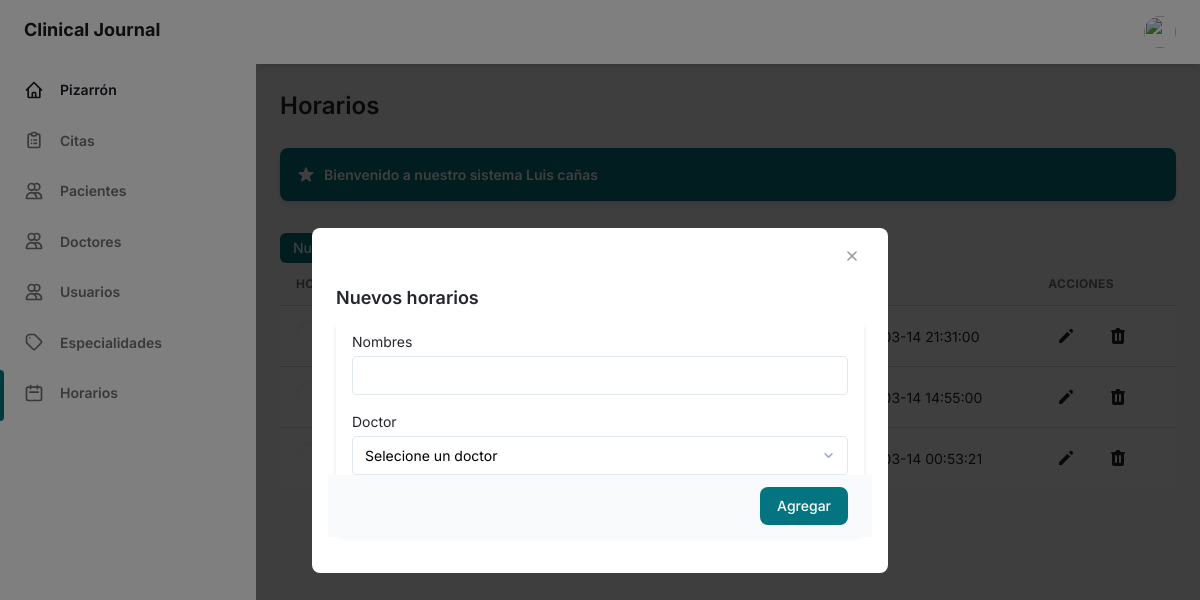
Page /folder/horario.php (signed in) on the committed database.
### tables this page shows
CREATE TABLE `horario` (
  `idhora` int(11) NOT NULL,
  `nomhora` varchar(25) NOT NULL,
  `coddoc` int(11) NOT NULL,
  `estado` char(1) NOT NULL,
  `fere` timestamp NOT NULL DEFAULT current_timestamp() ON UPDATE current_timestamp()
);

### controlador/horariocontrolador.php (called while the page is built, shortened)
<?php
require_once '../modelo/modelohorario.php';
class horariocontrolador{
    function mostrar(){
        $horario=new Modelo();
        $dato=$horario->mostrar("horario", "1");
        require_once '../vista/horario/mostrar.php';
    }
    }

### modelo/modelohorario.php (called while the page is built, shortened)
<?php
class Modelo{
  private $horario;
  private $db;
  public function __construct(){
      $this->horario=array();
      $this->db=new PDO('mysql:host=localhost;dbname=proyecto_clinica',"root","");
  }
  public function mostrar($tabla,$condicion){
      $consulta="SELECT horario.idhora,horario.nomhora, doctor.coddoc, doctor.dnidoc, doctor.nomdoc, doctor.apedoc, doctor.telefo, horario.estado, horario.fere  FROM horario INNER JOIN doctor ON horario.coddoc = doctor.coddoc WHERE horario.estado='1'";
      $resultado=$this->db->query($consulta);
      while ($tabla=$resultado->fetchAll(PDO::FETCH_ASSOC)) {
          $this->horario[]=$tabla;
      }
      return $this->horario;
    }
}
 ?>

### vista/horario/mostrar.php (the view, shortened to what this page needs)
<!DOCTYPE html>
<html :class="{ 'theme-dark': dark }" x-data="data()" lang="en">
<head>
    <link rel="stylesheet" href="../assets/css/tailwind.output.css" />
</head>
<body>
    <div class="flex h-screen bg-gray-50 dark:bg-gray-900" :class="{ 'overflow-hidden': isSideMenuOpen }">
        <aside class="z-20 hidden w-64 overflow-y-auto bg-white dark:bg-gray-800 md:block flex-shrink-0">
            <div class="py-4 text-gray-500 dark:text-gray-400">
                <a class="ml-6 text-lg font-bold text-gray-800 dark:text-gray-200" href="../vista/admin/pages-admin.php">
                    Clinical Journal
                </a>
                <ul class="mt-6">
                    <li class="relative px-6 py-3">
                        <a class="inline-flex items-center w-full text-sm font-semibold text-gray-800 transition-colors duration-150 hover:text-gray-800 dark:hover:text-gray-200 dark:text-gray-100" href="../vista/admin/pages-admin.php">
                            <span class="ml-4">Pizarrón</span>
                        </a>
                    </li>
                </ul>
                <ul>
                    <li class="relative px-6 py-3">
                        <a class="inline-flex items-center w-full text-sm font-semibold transition-colors duration-150 hover:text-gray-800 dark:hover:text-gray-200" href="appointment.php">
                            <span class="ml-4">Citas</span>
                        </a>
                    </li>
                    <li class="relative px-6 py-3">
                        <a class="inline-flex items-center w-full text-sm font-semibold transition-colors duration-150 hover:text-gray-800 dark:hover:text-gray-200" href="patients.php">
                            <span class="ml-4">Pacientes</span>
                        </a>
                    </li>
                    <li class="relative px-6 py-3">
                        <a class="inline-flex items-center w-full text-sm font-semibold transition-colors duration-150 hover:text-gray-800 dark:hover:text-gray-200" href="doctor.php">
                            <span class="ml-4">Doctores</span>
                        </a>
                    </li>
                    <li class="relative px-6 py-3">
                        <a class="inline-flex items-center w-full text-sm font-semibold transition-colors duration-150 hover:text-gray-800 dark:hover:text-gray-200" href="usuarios.php">
                            <span class="ml-4">Usuarios</span>
                        </a>
                    </li>
                    <li class="relative px-6 py-3">
                        <a class="inline-flex items-center w-full text-sm font-semibold transition-colors duration-150 hover:text-gray-800 dark:hover:text-gray-200" href="specialty.php">
                            <span class="ml-4">Especialidades</span>
                        </a>
                    </li>
                    <li class="relative px-6 py-3">
                        <span class="absolute inset-y-0 left-0 w-1 bg-teal-600 rounded-tr-lg rounded-br-lg" aria-hidden="true"></span>
                        <a class="inline-flex items-center w-full text-sm font-semibold transition-colors duration-150 hover:text-gray-800 dark:hover:text-gray-200" href="horario.php">
                            <span class="ml-4">Horarios</span>
                        </a>
                    </li>
                </ul>
            </div>
        </aside>
        <div class="flex flex-col flex-1 w-full">
            <header class="z-10 py-4 bg-white shadow-md dark:bg-gray-800">
                <div class="container flex items-center justify-between h-full px-6 mx-auto text-teal-600 dark:text-teal-300">
                    <ul class="flex items-center flex-shrink-0 space-x-6">
                        <li class="relative">
                            <button class="align-middle rounded-full focus:shadow-outline-teal focus:outline-none" @click="toggleProfileMenu" @keydown.escape="closeProfileMenu" aria-label="Account" aria-haspopup="true">
                                <img class="object-cover w-8 h-8 rounded-full" src="https://www.creativefabrica.com/wp-content/uploads/2019/02/Profile-Icon-by-arus-1-580x386.jpg" alt="" aria-hidden="true" />
                            </button>
                        </li>
                    </ul>
                </div>
            </header>
            <main class="h-full overflow-y-auto">
                <div class="container px-6 mx-auto grid">
                    <h2 class="my-6 text-2xl font-semibold text-gray-700 dark:text-gray-200">
                        Horarios
                    </h2>
                    <a class="flex items-center justify-between p-4 mb-8 text-sm font-semibold text-teal-100 bg-teal-600 rounded-lg shadow-md focus:outline-none focus:shadow-outline-teal" style="cursor: pointer;">
                        <div class="flex items-center">
                            <span class="text-white">Bienvenido a nuestro sistema <?php echo ucfirst($_SESSION['nombre']); ?></span>
                        </div>
                    </a>
                    <div>
                        <button @click="openModal" class="px-3 py-1 text-sm font-medium leading-5 text-white transition-colors duration-150 bg-teal-600 border border-transparent rounded-md active:bg-teal-600 hover:bg-teal-700 focus:outline-none focus:shadow-outline-teal">
                            Nuevo horario
                        </button>
                        <button onclick="window.location.href='../vista/horario/reporte.php'" class="px-3 py-1 text-sm font-medium leading-5 text-white transition-colors duration-150 bg-teal-600 border border-transparent rounded-md active:bg-teal-600 hover:bg-teal-700 focus:outline-none focus:shadow-outline-teal">
                        </button>
                    </div>
                    <div class="w-full overflow-x-auto">
                        <table class="w-full whitespace-no-wrap" id="myTable">
                            <thead>
                                <tr class="text-xs font-semibold tracking-wide text-left text-gray-500 uppercase border-b dark:border-gray-700 bg-gray-50 dark:text-gray-400 dark:bg-gray-800">
                                    <th class="px-4 py-3">Horarios</th>
                                    <th class="px-4 py-3">Doctor</th>
                                    <th class="px-4 py-3">Estado</th>
                                    <th class="px-4 py-3">Fecha</th>
                                    <th class="px-4 py-3">Acciones</th>
                                </tr>
                            </thead>
                            <tbody class="bg-white divide-y dark:divide-gray-700 dark:bg-gray-800">
                                <?php
                                foreach ($dato as $key => $value) {
                                    foreach ($value as $va) { ?>
                                        <tr class="text-gray-700 dark:text-gray-400">
                                            <td class="px-4 py-3">
                                                <div class="flex items-center text-sm">
                                                    <div class="relative hidden w-8 h-8 mr-3 rounded-full md:block">
                                                        <div class="absolute inset-0 rounded-full shadow-inner" aria-hidden="true"></div>
                                                    </div>
                                                    <div>
                                                        <p class="font-semibold"><?php echo $va['nomhora']; ?></p>
                                                    </div>
                                                </div>
                                            </td>
                                            <td class="px-4 py-3 text-sm">
                                            </td>
                                            <td class="px-4 py-3 text-xs">
                                                <?php
                                                if ($va['estado'] == 1) { ?>
                                                    <form method="get" action="javascript:activo('<?php echo $va['idhora']; ?>')">
                                                        <span class="px-2 py-1 font-semibold leading-tight text-green-700 bg-green-100 rounded-full dark:bg-green-700 dark:text-green-100">Enable
                                                        </span>
                                                    </form>
                                                <?php  } ?>
                                            </td>
                                            <td class="px-4 py-3 text-sm">
                                                <?php echo $va['fere']; ?>
                                            </td>
                                            <td class="px-4 py-3">
                                                <div class="flex items-center space-x-4 text-sm">
                                                    <a href="../vista/horario/edit.php?id=<?php echo $va["idhora"]; ?>" class="flex items-center justify-between px-2 py-2 text-sm font-medium leading-5 text-teal-600 rounded-lg dark:text-gray-400 focus:outline-none focus:shadow-outline-gray" aria-label="Edit">
                                                        <svg class="w-5 h-5" aria-hidden="true" fill="currentColor" viewBox="0 0 20 20">
                                                            <path d="M13.586 3.586a2 2 0 112.828 2.828l-.793.793-2.828-2.828.793-.793zM11.379 5.793L3 14.172V17h2.828l8.38-8.379-2.83-2.828z"></path>
                                                        </svg>
                                                    </a>
                                                    <a href="../vista/horario/desactivar.php?id=<?php echo $va["idhora"]; ?>" class="flex items-center justify-between px-2 py-2 text-sm font-medium leading-5 text-teal-600 rounded-lg dark:text-gray-400 focus:outline-none focus:shadow-outline-gray barra" aria-label="Edit">
                                                    </a>
                                                </div>
                                            </td>
                                        </tr>
                                <?php
                                    }
                                }
                                ?>
                            </tbody>
                        </table>
                    </div>
                </div>
                <div x-show="isModalOpen" x-transition:enter="transition ease-out duration-150" x-transition:enter-start="opacity-0" x-transition:enter-end="opacity-100" x-transition:leave="transition ease-in duration-150" x-transition:leave-start="opacity-100" x-transition:leave-end="opacity-0" class="fixed inset-0 z-30 flex items-end bg-black bg-opacity-50 sm:items-center sm:justify-center">
                    <div x-show="isModalOpen" x-transition:enter="transition ease-out duration-150" x-transition:enter-start="opacity-0 transform translate-y-1/2" x-transition:enter-end="opacity-100" x-transition:leave="transition ease-in duration-150" x-transition:leave-start="opacity-100" x-transition:leave-end="opacity-0  transform translate-y-1/2" @click.away="closeModal" @keydown.escape="closeModal" class="w-full px-6 py-4 overflow-hidden bg-white rounded-t-lg dark:bg-gray-800 sm:rounded-lg sm:m-4 sm:max-w-xl" role="dialog" id="modal">
                        <header class="flex justify-end">
                            <button class="inline-flex items-center justify-center w-6 h-6 text-gray-400 transition-colors duration-150 rounded dark:hover:text-gray-200 hover: hover:text-gray-700" aria-label="close" @click="closeModal">
                            </button>
                        </header>
                        <div class="mt-4 mb-6">
                            <p class="mb-2 text-lg font-semibold text-gray-700 dark:text-gray-300">
                                Nuevos horarios
                            </p>
                            <div class="px-4 py-3 mb-2 bg-white rounded-lg shadow-md dark:bg-gray-800">
                                <form method="POST" autocomplete="off" enctype="multipart/form-data">
                                    <label class="block text-sm">
                                        <span class="text-gray-700 dark:text-gray-400">Nombres</span>
                                        <input type="text" name="nomhora" required class="block w-full mt-1 text-sm dark:border-gray-600 dark:bg-gray-700 focus:border-teal-400 focus:outline-none focus:shadow-outline-teal dark:text-gray-300 dark:focus:shadow-outline-gray form-input" />
                                    </label>
                                    <label class="block mt-4 text-sm">
                                        <span class="text-gray-700 dark:text-gray-400">
                                            Doctor
                                        </span>
                                        <select name="coddoc" id="doctor" class="block w-full mt-1 text-sm dark:text-gray-300 dark:border-gray-600 dark:bg-gray-700 form-select focus:border-teal-400 focus:outline-none focus:shadow-outline-teal dark:focus:shadow-outline-gray">
                                            <option>Selecione un doctor</option>
                                        </select>
                                    </label>
                                    <footer class="flex flex-col items-center justify-end px-6 py-3 -mx-6 -mb-4 space-y-4 sm:space-y-0 sm:space-x-6 sm:flex-row bg-gray-50 dark:bg-gray-800">
                                        <button name="add2" class="w-full px-5 py-3 text-sm font-medium leading-5 text-white transition-colors duration-150 bg-teal-600 border border-transparent rounded-lg sm:w-auto sm:px-4 sm:py-2 active:bg-teal-600 hover:bg-teal-700 focus:outline-none focus:shadow-outline-teal">
                                            Agregar
                                        </button>
                                    </footer>
                                </form>
                            </div>
                        </div>
                    </div>
                </div>
                <?php require '../vista/template/footer.php';  ?>

### rows in the picture
horario: fere "2022-03-14 21:31:00"
horario: fere "2022-03-14 14:55:00"
horario: fere "2022-03-14 00:53:21"

### other values in the picture
$_SESSION['nombre'] "Luis cañas"
